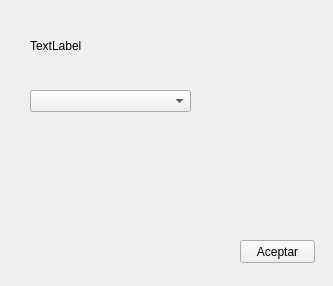
<?xml version="1.0" encoding="UTF-8"?>
<ui version="4.0">
 <class>frmMain</class>
 <widget class="QWidget" name="frmMain">
  <property name="geometry">
   <rect>
    <x>0</x>
    <y>0</y>
    <width>333</width>
    <height>286</height>
   </rect>
  </property>
  <property name="windowTitle">
   <string>Seleccioni tipus</string>
  </property>
  <widget class="QLabel" name="lblInfo">
   <property name="geometry">
    <rect>
     <x>30</x>
     <y>30</y>
     <width>311</width>
     <height>31</height>
    </rect>
   </property>
   <property name="text">
    <string>TextLabel</string>
   </property>
  </widget>
  <widget class="QComboBox" name="cboOptions">
   <property name="geometry">
    <rect>
     <x>30</x>
     <y>90</y>
     <width>161</width>
     <height>22</height>
    </rect>
   </property>
  </widget>
  <widget class="QPushButton" name="btnAccept">
   <property name="geometry">
    <rect>
     <x>240</x>
     <y>240</y>
     <width>75</width>
     <height>23</height>
    </rect>
   </property>
   <property name="text">
    <string>Aceptar</string>
   </property>
  </widget>
 </widget>
 <resources/>
 <connections/>
</ui>
